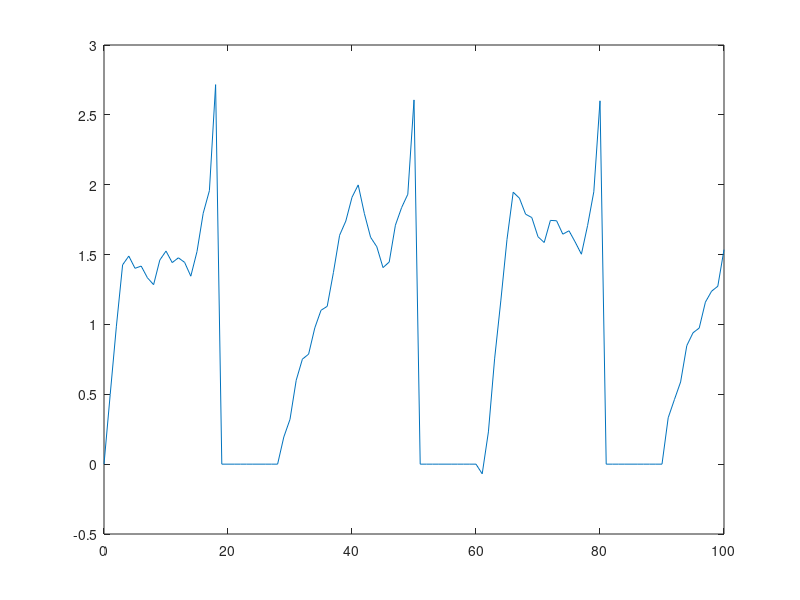

Write MATLAB code to recreate this figure.
clear;

VARIABLE_CURRENT = true;


T = 100; %total timesteps in simulation
tstep = 1; %timestep size
refractory_length = 10; %waiting period after a spike before integrating further
times = 0:tstep:T; %Possible times in the simulation


Rmem = 1; %The membrane resistance
Cmem = 10; %The membrande capacitance
tau_m = Rmem*Cmem; %The time constant
Vthresh = 2; %The Threshold voltage at which the neuron spikes
V_spike = .5; %How much added voltage once the neuron spikes

%Current inputs
Ibias = 2.2;
if (VARIABLE_CURRENT == true)
    periods = randsample(.1:.1:2,5)
    f1 = @(x) sin(periods(1) * x);
    f2 = @(x) sin(periods(2) * x);
    f3 = @(x) sin(periods(3) * x);
    f4 = @(x) sin(periods(4) * x);
    f5 = @(x) sin(periods(5) * x);

    I = @(x) (f1(x) + f2(x) + f3(x) + f4(x) + f5(x)) + Ibias;   
else
    I(1:length(times)) = Ibias; 
end



Vm = zeros(1,length(times));
t_rest = 0;
for i = 1:1:length(times)
    t = times(i);
    
    if t > t_rest
        Vm(i) = Vm(i-1) + (-Vm(i-1) + I(i)*Rmem) / tau_m * tstep; 
    end
    if Vm(i) >= Vthresh
        Vm(i) = Vm(i) + V_spike;
        t_rest = t + refractory_length;
    end
    
    
end

plot(times, Vm)